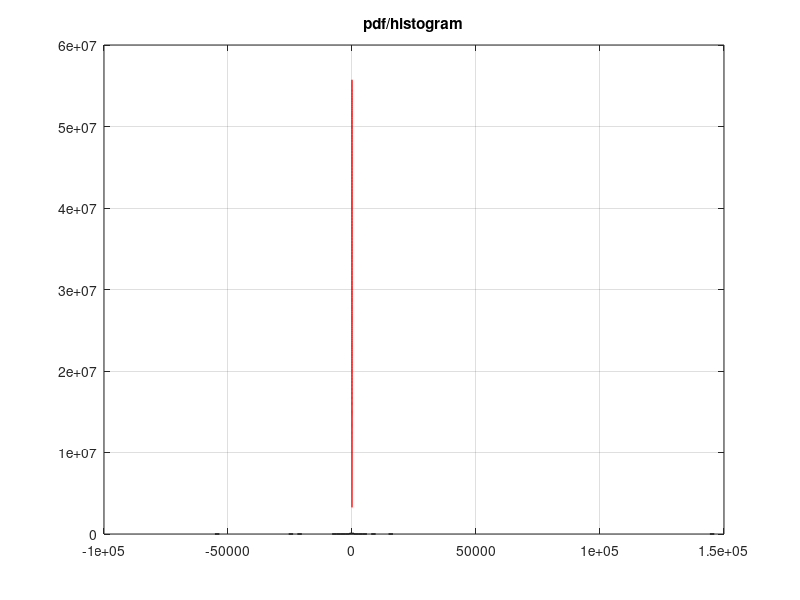
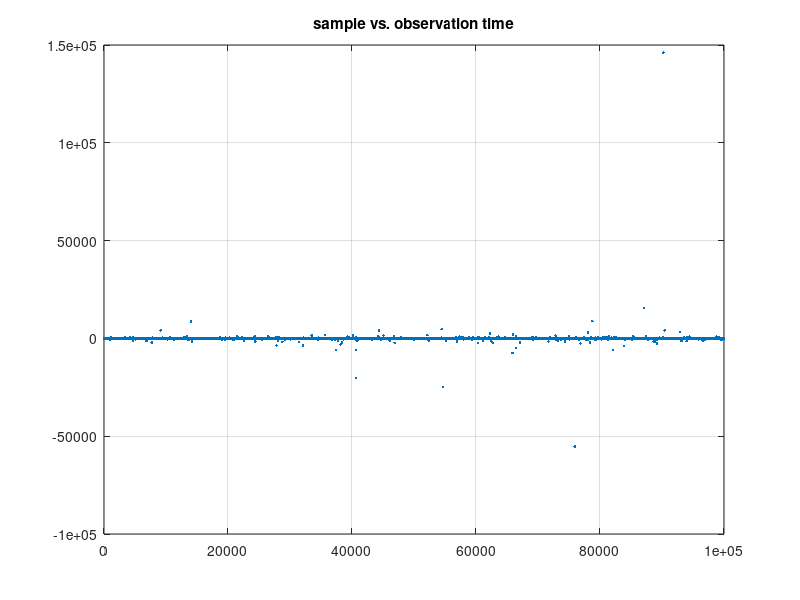
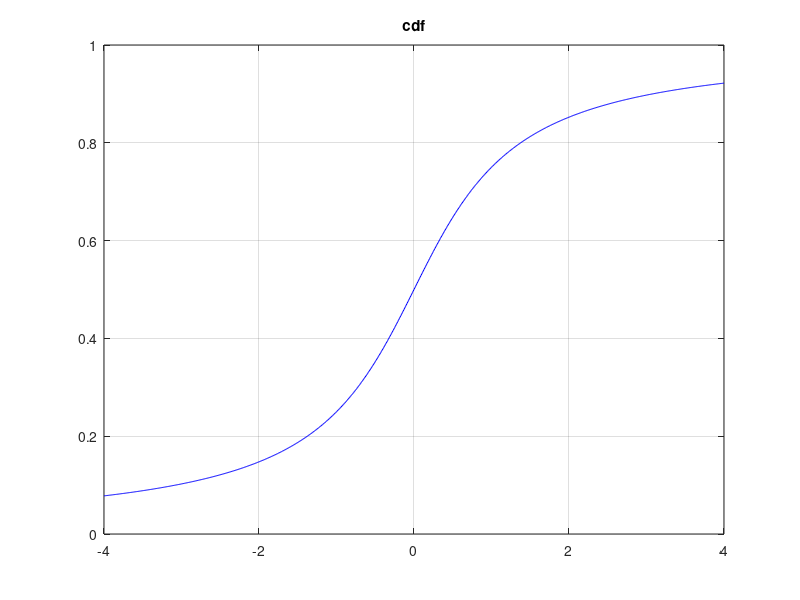
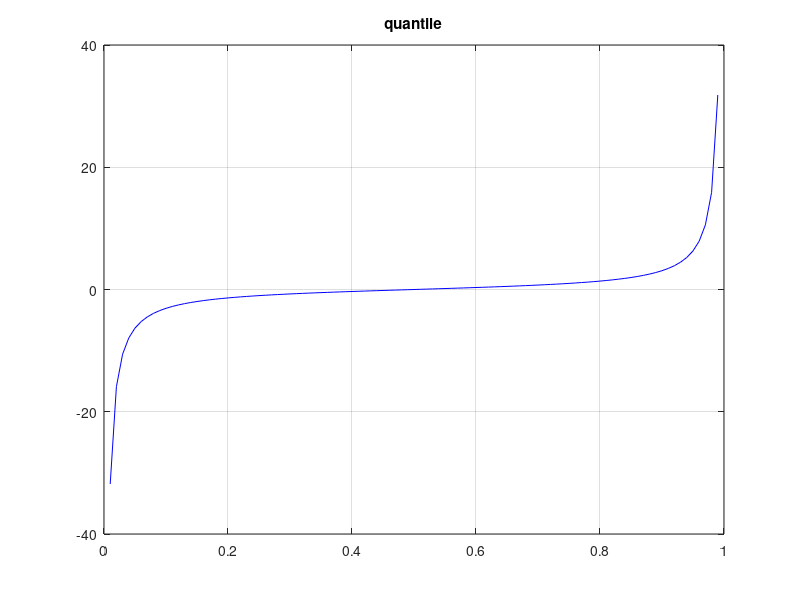

MATLAB code for these plots, in order:
% this script familiarizes the user with some basic properties of the
% Student t distribution, see "Risk and Asset Allocation"-Springer (2005), by A. Meucci
% Section 1.3.4

clear; clc; close all;
%%%%%%%%%%%%%%%%%%%%%%%%%%%%%%%%%%%%%%%%%%%%%%%%%%%%%%%%%%%%%%%%%%%%%%%%%%%%%%%%%%%%%%%%%%%%%%%%%%%%%%%%%%%%%%%%%%%%%%%%%%%%%%%%%%%%%%%%%%%%%%%%%%%%%%%%%%%%%%%%%%%%%%%%%%%%%%%%%%%%%%%%%%%%%%%%%%%%%%%%%%%%%%%%%%%%%%%%%%%%%%%%%%%%%%%%%%%%%%%%%%%%%%%%%%%%%%%%%%%%%%%%%%%%%%%%%%%%%%%%%%%%%%%%%%%%%%%%%%%%%%%%%%%%%%%%%%%%%%%%%%%%%%%%%%%%%%%%%%%%
% inputs
mu=0;
sigma_2=1;  
nu=1;  % 
NumSimulations=100000;

%%%%%%%%%%%%%%%%%%%%%%%%%%%%%%%%%%%%%%%%%%%%%%%%%%%%%%%%%%%%%%%%%%%%%%%%%%%%%%%%%%%%%%%%%%%%%%%%%%%%%%%%%%%%%%%%%%%%%%%%%%%%%%%%%%%%%%%%%%%%%%%%%%%%%%%%%%%%%%%%%%%%%%%%%%
% compute pdf and cdf using matlab functions
sigma=sqrt(sigma_2);
x=[mu-4*sigma : sigma/100 : mu+4*sigma]; % set range
pdf =1/sigma*tpdf((x-mu)/sigma,nu);
cdf =tcdf((x-mu)/sigma,nu);

% generate sample using matlab functions
X = mu+sigma*trnd(nu,NumSimulations,1);

% compute quantile using matlab functions
u=[.01 : .01 : .99]; % set range
quantile = mu+sigma*tinv(u,nu);

%%%%%%%%%%%%%%%%%%%%%%%%%%%%%%%%%%%%%%%%%%%%%%%%%%%%%%%%%%%%%%%%%%%%%%%%%%%%%%%%%%%%%%%%%%%%%%%%%%%%%%%%%%%%%%%%%%%%%%%
% plots
figure
NumBins=round(10*log(NumSimulations));
hist(X,NumBins)
[n,Ds]=hist(X,NumBins);
D=Ds(2)-Ds(1);
hold on
h=plot(x,pdf*NumSimulations*D,'r');
grid on
title('pdf/histogram')

figure
plot([1:NumSimulations],X,'.')
grid on
title('sample vs. observation time')

%break
figure
h=plot(x,cdf,'b');
grid on
title('cdf')

figure
h=plot(u,quantile,'b');
grid on
title('quantile')